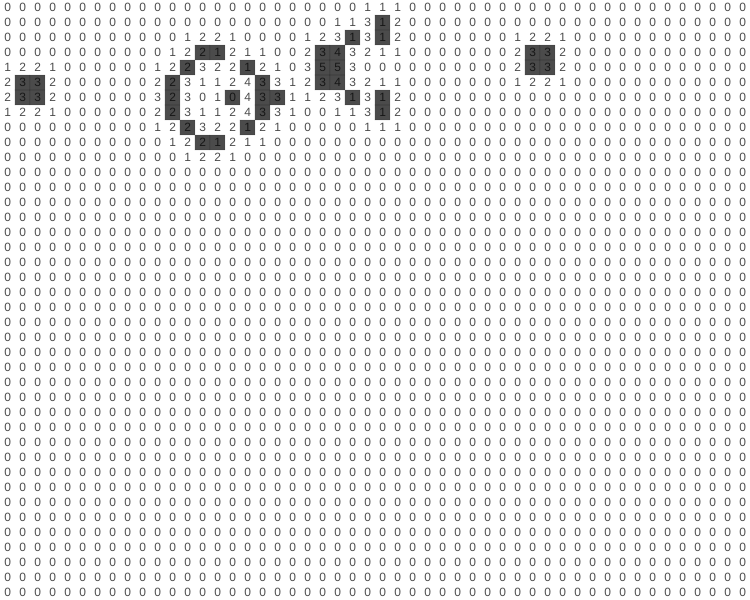
Frame 1 (no input)
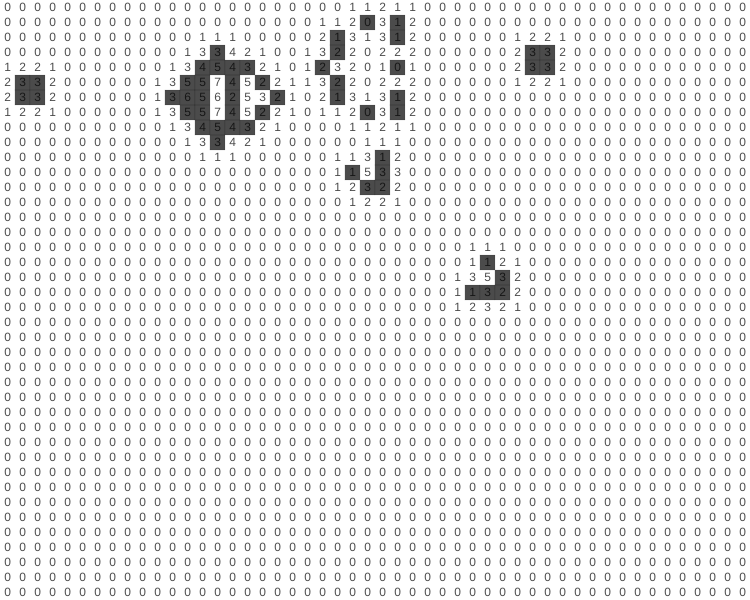
Frame 60 (no input)
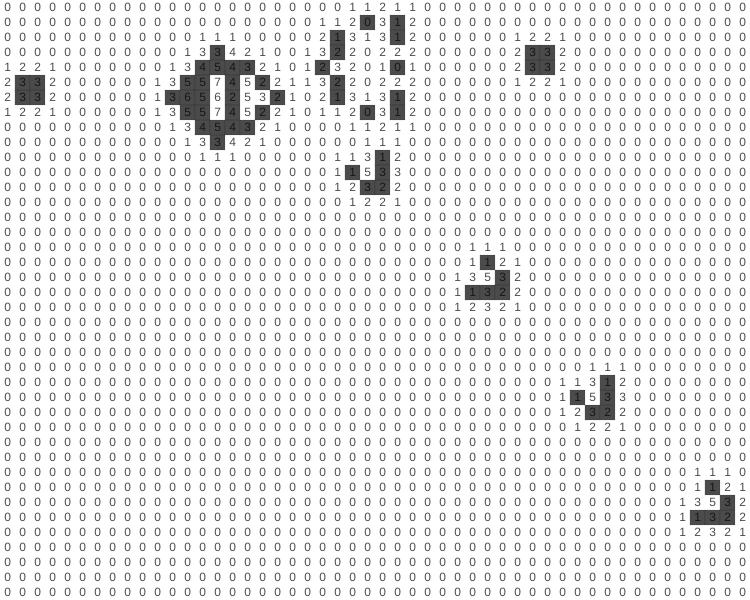
Frame 120 (the mouse pressed at the canvas centre since frame 60)

The p5.js sketch that drew these frames (run headless with seeded random() and noise() and a simulated clock; from frame 60 on, the mouse is pressed at the canvas centre):

// p5.js sketch
// ── sketch.js
let matrix, next, sz = 15, border = 3, gosperGun =[[4,28],[5,26],[5,28],[6,16],[6,17],[6,24],[6,25],[6,38],[6,39],[7,15],[7,19],[7,24],[7,25],[7,38],[7,39],[8,4],[8,5],[8,14],[8,20],[8,24],[8,25],[9,4],[9,5],[9,14],[9,18],[9,20],[9,21],[9,26],[9,28],[10,14],[10,20],[10,28],[11,15],[11,19],[12,16],[12,17]];

function setup() {
  createCanvas(750, 600);
  textAlign(CENTER, CENTER);
  strokeWeight(0.1);

  let cols = floor(width / sz) + border * 2;
  let rows = floor(height / sz) + border * 2;
  matrix = [...Array(rows)].map((y) => Array(cols).fill(0));
  next = [...Array(rows)].map((y) => Array(cols).fill(0));
  
  gosperGun.map(([y, x]) => (matrix[y][x] = 1));
}

function draw() {
  background(255);
  fill(0, 180);
  for (let j = 0; j < matrix.length; j++) {
    for (let i = 0; i < matrix[0].length; i++) {
      let x =  i * sz - (border * sz);
      let y =  j * sz - (border * sz);
      if (matrix[j][i]) square(x, y, sz); // on
      text(neighbors(j, i), x + sz / 2, y + sz / 2);
    }
  }
  step();
}

// compute next and swap grids
function step() {
  for (let j = 0; j < matrix.length; j++) {
    for (let i = 0; i < matrix[0].length; i++) {
      let current = matrix[j][i];
      let num = neighbors(j, i);
      next[j][i] = current; // start with current value
      if (current && num < 2) next[j][i] = 0; // loneliness
      if (current && num > 3) next[j][i] = 0; // overcrowding
      if (!current && num === 3) next[j][i] = 1; // reproduction
    }
  }
  let swap = matrix;
  matrix = next;
  next = swap;
}

// count Moore neighbors
function neighbors(y, x) { 
  let total = 0, cell = matrix[y][x];
  for (let i = -1; i <= 1; i++) {
    for (let j = -1; j <= 1; j++) {
      if (i != 0 || j != 0) {     // don't include current
        let gy = y + i, gx = x + j;
        // don't go off the grid
        if (gx >= 0 && gy >= 0 && gy < matrix.length && gx < matrix[0].length) {
          let neigh = matrix[gy][gx];
          if (neigh) total++;
        }
      }
    }
  }
  return total;
}
